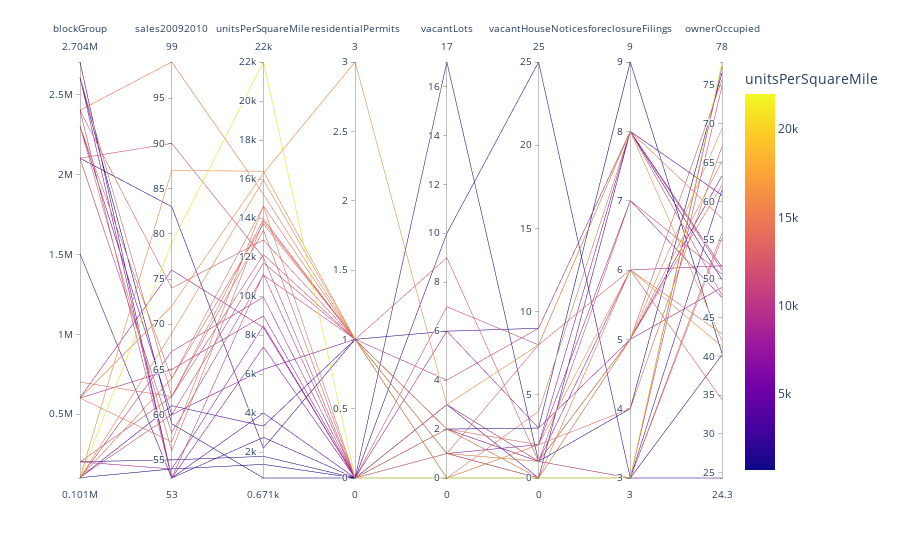

Write notebook code for a chart like this one.
### Code cell
# Create Parallel Coordinates plot
px.parallel_coordinates(typology, color='unitsPerSquareMile')

### Figure 1 — Plotly figure (JSON) as saved in the notebook; plotly's stock layout.template omitted (floating-point values rounded to 4 significant figures)
{"data": [{"dimensions": [{"label": "blockGroup", "values": [101001, 101002, 102003, 103001, 103002, 104001, 104002, 105002, 201002, 202002, 203001, 601002, 601003, 602004, 603002, 701002, 1503004, 2101002, 2102001, 2102002, 2302001, 2302002, 2303001, 2401001, 2401002, 2402001, 2604043, 2608002, 2610004, 2704011]}, {"label": "sales20092010", "values": [79, 69, 67, 54, 87, 61, 64, 60, 62, 54, 55, 65, 57, 72, 76, 62, 53, 58, 90, 83, 56, 64, 60, 74, 53, 99, 59, 53, 62, 53]}, {"label": "unitsPerSquareMile", "values": [22000, 15950, 9940, 1370.0, 16400, 3333.0, 14600, 11700, 12125, 8467.0, 1780.0, 8983.0, 14625, 16300, 8383.0, 13375, 2753.0, 11075, 11975, 2205.0, 13850, 13700, 6242.0, 12875, 11125, 15225, 670.9, 7383.0, 13950, 4005]}, {"label": "residentialPermits", "values": [0, 1, 0, 0, 1, 1, 0, 1, 1, 0, 0, 0, 1, 3, 0, 0, 0, 1, 0, 1, 1, 1, 1, 1, 0, 1, 0, 0, 1, 0]}, {"label": "vacantLots", "values": [0, 1, 0, 3, 0, 1, 2, 1, 1, 2, 17, 0, 0, 3, 6, 1, 10, 4, 7, 6, 1, 2, 2, 9, 3, 2, 2, 1, 0, 3]}, {"label": "vacantHouseNotices", "values": [0, 1, 0, 1, 2, 0, 0, 1, 0, 1, 1, 2, 4, 8, 3, 8, 25, 9, 8, 9, 0, 2, 1, 1, 1, 0, 3, 2, 0, 0]}, {"label": "foreclosureFilings", "values": [3, 5, 3, 4, 6, 3, 6, 7, 3, 6, 3, 7, 8, 8, 5, 6, 3, 8, 8, 8, 3, 4, 5, 5, 3, 5, 9, 8, 5, 8]}, {"label": "ownerOccupied", "values": [78, 69.4, 77.4, 76.6, 41.3, 61.5, 42.9, 50.6, 55.9, 51.7, 40.2, 47.6, 57.8, 42, 48.9, 34.4, 24.3, 51.1, 47.9, 49.9, 55.3, 67.1, 63.3, 75.7, 74.9, 65.2, 40.4, 51.5, 62.1, 60.8]}], "domain": {"x": [0, 1], "y": [0, 1]}, "line": {"color": [22000, 15950, 9940, 1370.0, 16400, 3333.0, 14600, 11700, 12125, 8467.0, 1780.0, 8983.0, 14625, 16300, 8383.0, 13375, 2753.0, 11075, 11975, 2205.0, 13850, 13700, 6242.0, 12875, 11125, 15225, 670.9, 7383.0, 13950, 4005], "coloraxis": "coloraxis"}, "name": "", "type": "parcoords"}], "layout": {"coloraxis": {"colorbar": {"title": {"text": "unitsPerSquareMile"}}, "colorscale": [[0, "#0d0887"], [0.1111, "#46039f"], [0.2222, "#7201a8"], [0.3333, "#9c179e"], [0.4444, "#bd3786"], [0.5556, "#d8576b"], [0.6667, "#ed7953"], [0.7778, "#fb9f3a"], [0.8889, "#fdca26"], [1, "#f0f921"]]}, "legend": {"tracegroupgap": 0}, "margin": {"t": 60}}}
